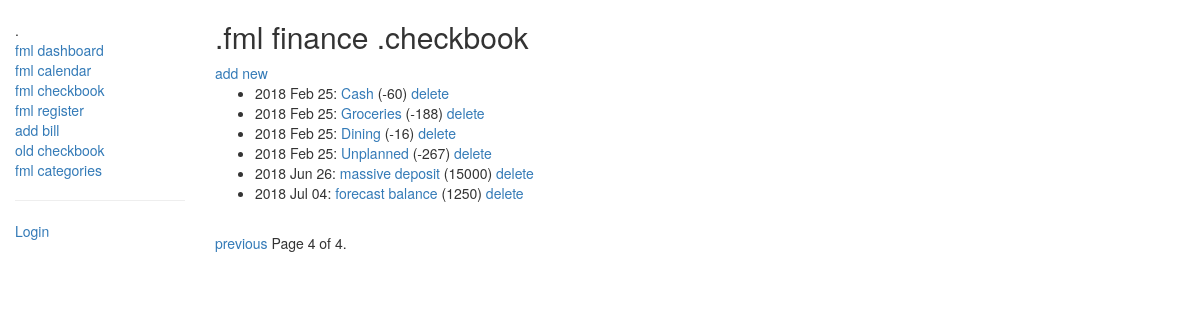
The app's page /checkbook/checks/?page=4, older data.
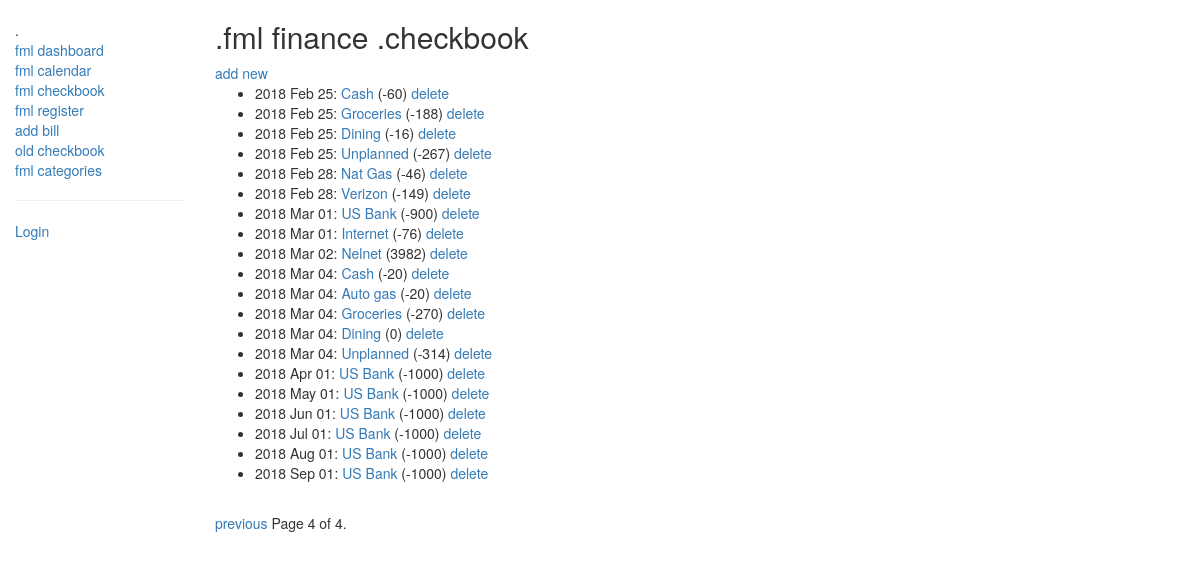
The same page, newer data.
### checkbook/models.py (models this page shows, shortened)
class Check(models.Model):
    check_type = (('CR', 'credit'),('DR', 'debit'),('SV', 'savings'),('DT', 'debt reduction'),)
    dater = models.DateField(help_text=' .the date of the transaction')
    type = models.CharField(max_length=2, choices=check_type, help_text=' .credit or debit')
    category = models.ForeignKey('Category', on_delete=models.SET_NULL, null=True)
    name = models.CharField(max_length=100, help_text=' .description')
    amount = models.IntegerField(default=0, help_text=' .amount')
    cleared = models.BooleanField(help_text=' .cleared with the bank?')
    created = models.DateTimeField(auto_now_add=True)
    class Meta:
        ordering = ["dater"]
    def get_absolute_url(self):
        return reverse('check-detail', kwargs={'pk': self.pk})

### checkbook/views.py (the view)
# urls.py: path('checks/', views.CheckListView.as_view(), name='check-list'),
class CheckListView(generic.ListView):
    model = Check
    paginate_by = 25

### checkbook/templates/checkbook/check_list.html
{% extends "base_generic.html" %}
{% block content %}
    <h2>.fml finance .checkbook</h2>
    <a href="{% url 'check-add' %}">add new</a>
    {% if check_list %}
    <ul>
      {% for check in check_list %}
      <li>
        {{ check.dater|date:'Y M d' }}:
        <a href="{{ check.get_absolute_url }}"> {{ check.name }}</a> ({{check.amount}})
        <a href="{% url 'check-delete' check.id %}">delete</a>
      </li>
      {% endfor %}
    </ul>
    {% else %}
      <p>There are no checks in the checkbook.</p>
    {% endif %}
{% endblock %}

Row changes from the older to the newer data that the page shows:
removed Check: dater "2018 Jun 26", name "massive deposit", amount "15000"
removed Check: dater "2018 Jul 04", name "forecast balance", amount "1250"
added Check: dater "2018 Feb 28", name "Nat Gas", amount "-46"
added Check: dater "2018 Feb 28", name "Verizon", amount "-149"
added Check: dater "2018 Mar 01", name "US Bank", amount "-900"
added Check: dater "2018 Mar 01", name "Internet", amount "-76"
added Check: dater "2018 Mar 02", name "Nelnet", amount "3982"
added Check: dater "2018 Mar 04", name "Cash", amount "-20"
added Check: dater "2018 Mar 04", name "Auto gas", amount "-20"
added Check: dater "2018 Mar 04", name "Groceries", amount "-270"
added Check: dater "2018 Mar 04", name "Dining", amount "0"
added Check: dater "2018 Mar 04", name "Unplanned", amount "-314"
added Check: dater "2018 Apr 01", name "US Bank", amount "-1000"
added Check: dater "2018 May 01", name "US Bank", amount "-1000"
added Check: dater "2018 Jun 01", name "US Bank", amount "-1000"
added Check: dater "2018 Jul 01", name "US Bank", amount "-1000"
added Check: dater "2018 Aug 01", name "US Bank", amount "-1000"
added Check: dater "2018 Sep 01", name "US Bank", amount "-1000"
